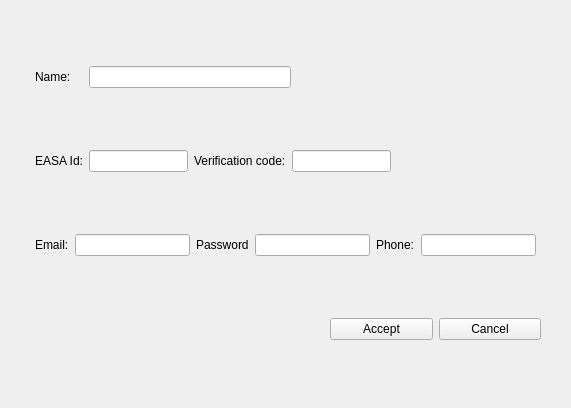
<?xml version="1.0" encoding="UTF-8"?>
<ui version="4.0">
 <class>form_operator</class>
 <widget class="QWidget" name="form_operator">
  <property name="geometry">
   <rect>
    <x>0</x>
    <y>0</y>
    <width>571</width>
    <height>408</height>
   </rect>
  </property>
  <property name="windowTitle">
   <string>Form</string>
  </property>
  <layout class="QVBoxLayout" name="verticalLayout">
   <property name="leftMargin">
    <number>30</number>
   </property>
   <property name="topMargin">
    <number>10</number>
   </property>
   <property name="rightMargin">
    <number>30</number>
   </property>
   <item>
    <layout class="QHBoxLayout" name="hlayout_name" stretch="5,20">
     <property name="spacing">
      <number>3</number>
     </property>
     <property name="leftMargin">
      <number>5</number>
     </property>
     <property name="rightMargin">
      <number>250</number>
     </property>
     <item>
      <widget class="QLabel" name="lbl_name">
       <property name="text">
        <string>Name:</string>
       </property>
      </widget>
     </item>
     <item>
      <widget class="QLineEdit" name="le_name"/>
     </item>
    </layout>
   </item>
   <item>
    <layout class="QHBoxLayout" name="hlayout_id">
     <property name="leftMargin">
      <number>5</number>
     </property>
     <property name="rightMargin">
      <number>150</number>
     </property>
     <item>
      <widget class="QLabel" name="lbl_id">
       <property name="text">
        <string>EASA Id:</string>
       </property>
      </widget>
     </item>
     <item>
      <widget class="QLineEdit" name="le_id"/>
     </item>
     <item>
      <widget class="QLabel" name="lbl_verification">
       <property name="text">
        <string>Verification code:</string>
       </property>
       <property name="wordWrap">
        <bool>false</bool>
       </property>
      </widget>
     </item>
     <item>
      <widget class="QLineEdit" name="le_verification"/>
     </item>
    </layout>
   </item>
   <item>
    <layout class="QHBoxLayout" name="hlayout_email">
     <property name="leftMargin">
      <number>5</number>
     </property>
     <property name="rightMargin">
      <number>5</number>
     </property>
     <item>
      <widget class="QLabel" name="lbl_email">
       <property name="text">
        <string>Email:</string>
       </property>
      </widget>
     </item>
     <item>
      <widget class="QLineEdit" name="le_email"/>
     </item>
     <item>
      <widget class="QLabel" name="lbl_password">
       <property name="text">
        <string>Password</string>
       </property>
      </widget>
     </item>
     <item>
      <widget class="QLineEdit" name="le_password"/>
     </item>
     <item>
      <widget class="QLabel" name="lbl_phone">
       <property name="text">
        <string>Phone:</string>
       </property>
      </widget>
     </item>
     <item>
      <widget class="QLineEdit" name="le_phone"/>
     </item>
    </layout>
   </item>
   <item>
    <layout class="QHBoxLayout" name="hlayout_btn_operator">
     <property name="leftMargin">
      <number>300</number>
     </property>
     <item>
      <widget class="QPushButton" name="btn_accept">
       <property name="text">
        <string>Accept</string>
       </property>
      </widget>
     </item>
     <item>
      <widget class="QPushButton" name="btn_cancel">
       <property name="text">
        <string>Cancel</string>
       </property>
      </widget>
     </item>
    </layout>
   </item>
  </layout>
 </widget>
 <resources/>
 <connections/>
</ui>
